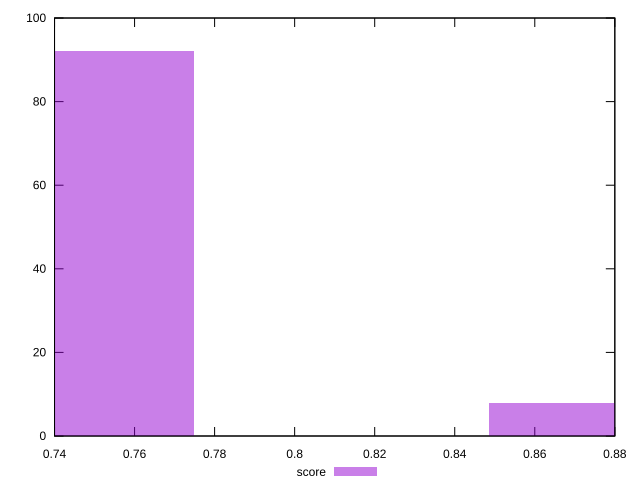

Write gnuplot code to recreate this figure.
reset

$score <<EOF
0.7379291209062142 92
0.885514945087457 8
EOF

set key outside below
set boxwidth 0.07379291209062142
set xrange [0.74:0.88]
set yrange [0:100]
set trange [0:100]
set style fill transparent solid 0.5 noborder
set terminal svg size 640, 490 enhanced background rgb 'white'
set output "report_00018_2021-02-10T15-25-16.877Z/offscreen-images/samples/pages+cached+noadtech/score/histogram.svg"

plot $score title "score" with boxes

reset
